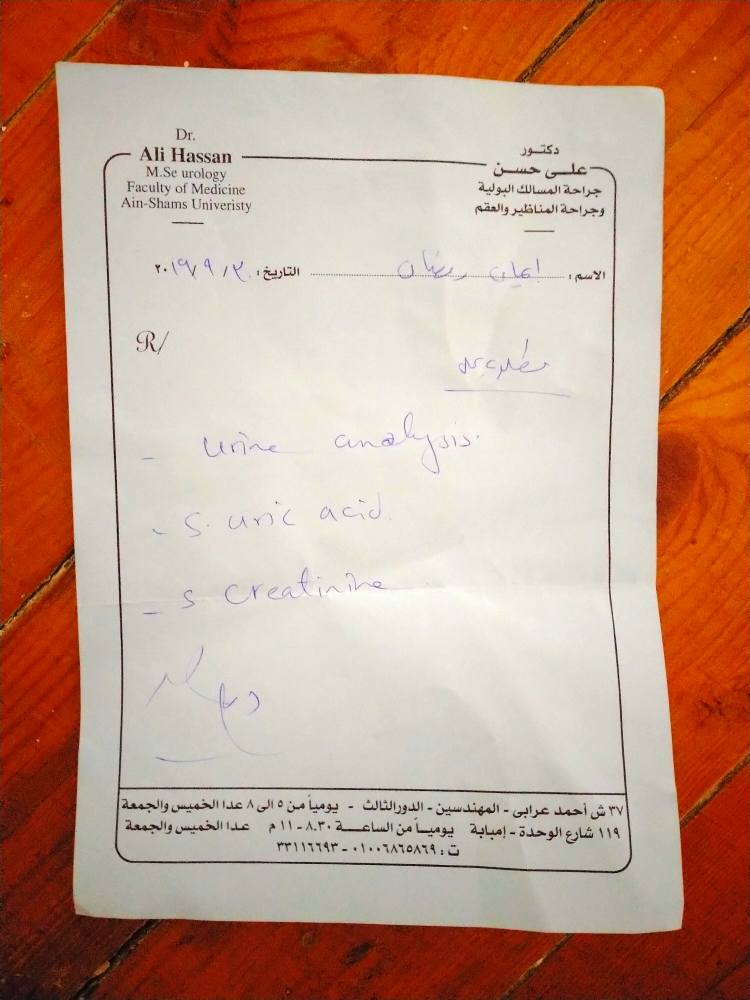
#> input picture e.jpg, 3000 x 4000 px (shown at 1/4 size)
$ python 'new app.py'
#> lines starting #> are read from the running program, lines starting #| are printed output that depends on the picture; after the words box and inside, x2 and y2 are one past the last pixel; in counts of white or black regions, pixels touching at a corner belong together
from skimage.filters import threshold_local
import numpy as np
import cv2
import imutils


# =============== Functions to help ============================
# function to order points to proper rectangle
def order_points(pts):

    rect = np.zeros((4, 2), dtype="float32")
    s = pts.sum(axis=1)
    rect[0] = pts[np.argmin(s)]
    rect[2] = pts[np.argmax(s)]
    diff = np.diff(pts, axis=1)
    rect[1] = pts[np.argmin(diff)]
    rect[3] = pts[np.argmax(diff)]
    return rect

# function to transform image to four points
def four_point_transform(image, pts):
    rect = order_points(pts)
    (tl, tr, br, bl) = rect
    widthA = np.sqrt(((br[0] - bl[0]) ** 2) + ((br[1] - bl[1]) ** 2))
    widthB = np.sqrt(((tr[0] - tl[0]) ** 2) + ((tr[1] - tl[1]) ** 2))
    maxWidth = max(int(widthA), int(widthB))
    heightA = np.sqrt(((tr[0] - br[0]) ** 2) + ((tr[1] - br[1]) ** 2))
    heightB = np.sqrt(((tl[0] - bl[0]) ** 2) + ((tl[1] - bl[1]) ** 2))
    maxHeight = max(int(heightA), int(heightB))

    dst = np.array(
        [
            [0, 0],
            [maxWidth - 1, 0],
            [maxWidth - 1, maxHeight - 1],
            [0, maxHeight - 1],
        ],
        dtype="float32",
    )
    M = cv2.getPerspectiveTransform(rect, dst)
    warped = cv2.warpPerspective(image, M, (maxWidth, maxHeight))

    # return the warped image
    return warped

def findLargestCountours(cntList, cntWidths):
    newCntList = []
    newCntWidths = []

    # finding 1st largest rectangle
    first_largest_cnt_pos = cntWidths.index(max(cntWidths))

    # adding it in new
    newCntList.append(cntList[first_largest_cnt_pos])
    newCntWidths.append(cntWidths[first_largest_cnt_pos])

    # removing it from old
    cntList.pop(first_largest_cnt_pos)
    cntWidths.pop(first_largest_cnt_pos)

    # finding second largest rectangle
    seccond_largest_cnt_pos = cntWidths.index(max(cntWidths))

    # adding it in new
    newCntList.append(cntList[seccond_largest_cnt_pos])
    newCntWidths.append(cntWidths[seccond_largest_cnt_pos])

    # removing it from old
    cntList.pop(seccond_largest_cnt_pos)
    cntWidths.pop(seccond_largest_cnt_pos)

    return newCntList, newCntWidths

image = cv2.imread('e.jpg')
#> image is the input picture: shape (4000, 3000, 3); mean B, G, R 134.6, 155.4, 194.4
ratio = image.shape[0] / 500.0
#> ratio = 8
orig = image.copy()
image = imutils.resize(image, height = 500)
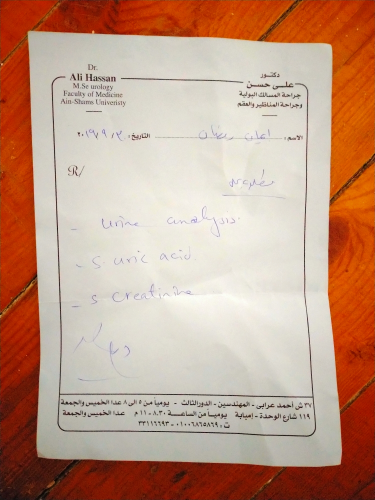
#> image: shape (500, 375, 3); mean B, G, R 134.6, 155.4, 194.4
gray = cv2.cvtColor(image, cv2.COLOR_BGR2GRAY)
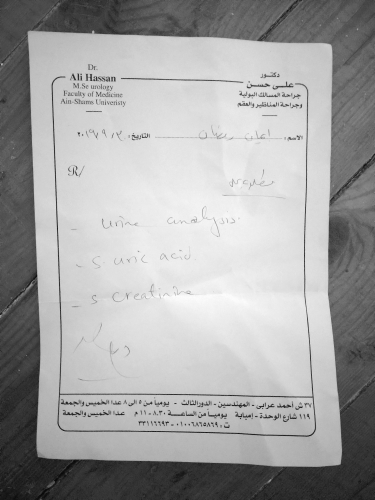
#> gray: shape (500, 375); min 8, max 252, mean 164.7
gray = cv2.bilateralFilter(gray, 11, 17, 17)  # 11  //TODO 11 FRO OFFLINE MAY NEED TO TUNE TO 5 FOR ONLINE
gray = cv2.medianBlur(gray, 5)
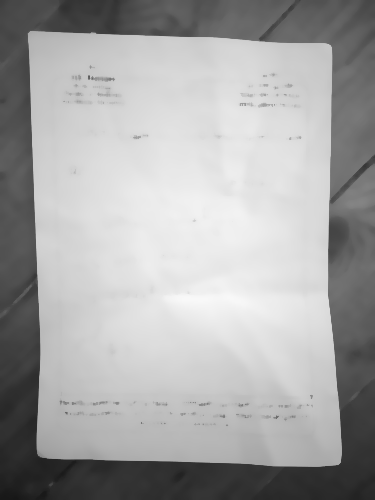
#> gray: shape (500, 375); min 23, max 248, mean 166.7
edged = cv2.Canny(gray, 30, 400)
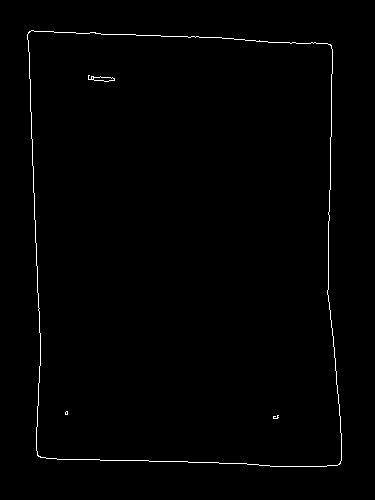
#> edged: shape (500, 375); 0.82% white in thin lines or dots, all inside (x1, y1, x2, y2) = (27, 30, 342, 467)

countours, hierarcy = cv2.findContours(edged, cv2.RETR_LIST, cv2.CHAIN_APPROX_NONE)
#> countours = 8 contours, 4 with area under 20; largest, box (x1, y1, x2, y2) and area: (27, 30, 342, 467) 126464, (27, 30, 342, 467) 126456, (88, 75, 115, 82) 74, (93, 76, 115, 82) 64
imageCopy = image.copy()
# approximate the contour
cnts = sorted(countours, key=cv2.contourArea, reverse=True)
#> cnts has the same summary as countours
screenCntList = []
scrWidths = []
for cnt in cnts:
    peri = cv2.arcLength(cnt, True)  # cnts[1] always rectangle O.o
    approx = cv2.approxPolyDP(cnt, 0.02 * peri, True)
    screenCnt = approx

    if len(screenCnt) == 4:
        (X, Y, W, H) = cv2.boundingRect(cnt)
        screenCntList.append(screenCnt)
        scrWidths.append(W)
#> this loop made 8 passes
#> (peri, screenCnt, X, Y, W, H) on passes 1 to 2: (1483.9, [[29, 31], [37, 455], [339, 464], [331, 45]], 27, 30, 315, 437), (1480.7, [[31, 30], [331, 46], [337, 465], [37, 454]], 27, 30, 315, 437)
#> peri on passes 3 to 8: 68.97, 47.56, 9.41, 7.66, 7.66, 22.49
#> after the loop, scrWidths = [315, 315]; screenCntList = 2 contours; box (x1, y1, x2, y2) and area: (29, 31, 340, 465) 127201, (31, 30, 338, 466) 126369


screenCntList, scrWidths = findLargestCountours(screenCntList, scrWidths)
#> in findLargestCountours, `first_largest_cnt_pos = cntWidths.index(max(cntWidths))`: first_largest_cnt_pos = 0


if not len(screenCntList) >= 2:  # there is no rectangle found
    print("No rectangle found")
elif scrWidths[0] != scrWidths[1]:  # mismatch in rect
    print("Mismatch in rectangle")


pts = screenCntList[0].reshape(4, 2)
#> pts = [[29, 31], [37, 455], [339, 464], [331, 45]]
rect = order_points(pts)
#> in order_points, `s = pts.sum(axis=1)`: s = [60, 492, 803, 376]
#> in order_points, `diff = np.diff(pts, axis=1)`: diff = [2, 418, 125, -286]
#> rect = [[29, 31], [331, 45], [339, 464], [37, 455]]


warped = four_point_transform(orig, screenCntList[0].reshape(4, 2) * ratio)
#> in four_point_transform, `rect = order_points(pts)`: rect = [[232, 248], [2648, 360], [2712, 3712], [296, 3640]]
#> in four_point_transform, `(tl, tr, br, bl) = rect`: tl = [232, 248]; tr = [2648, 360]; br = [2712, 3712]; bl = [296, 3640]
#> in four_point_transform, `widthA = np.sqrt(((br[0] - bl[0]) ** 2) + ((br[1] - bl[1]) ** 2))`: widthA = 2417.1
#> in four_point_transform, `widthB = np.sqrt(((tr[0] - tl[0]) ** 2) + ((tr[1] - tl[1]) ** 2))`: widthB = 2418.6
#> in four_point_transform, `maxWidth = max(int(widthA), int(widthB))`: maxWidth = 2418
#> in four_point_transform, `heightA = np.sqrt(((tr[0] - br[0]) ** 2) + ((tr[1] - br[1]) ** 2))`: heightA = 3352.6
#> in four_point_transform, `heightB = np.sqrt(((tl[0] - bl[0]) ** 2) + ((tl[1] - bl[1]) ** 2))`: heightB = 3392.6
#> in four_point_transform, `maxHeight = max(int(heightA), int(heightB))`: maxHeight = 3392
#> in four_point_transform, `dst = np.array( [ [0, 0], [maxWidth - 1, 0], [maxWidth - 1, maxHeight ..`: dst = [[0, 0], [2417, 0], [2417, 3391], [0, 3391]]
#> in four_point_transform, `M = cv2.getPerspectiveTransform(rect, dst)`: M = [[0.988, -0.0186, -224.7], [-0.0463, 1, -237.2], [-4.89e-06, 1.85e-07, 1]]
#> in four_point_transform, `warped = cv2.warpPerspective(image, M, (maxWidth, maxHeight))`:
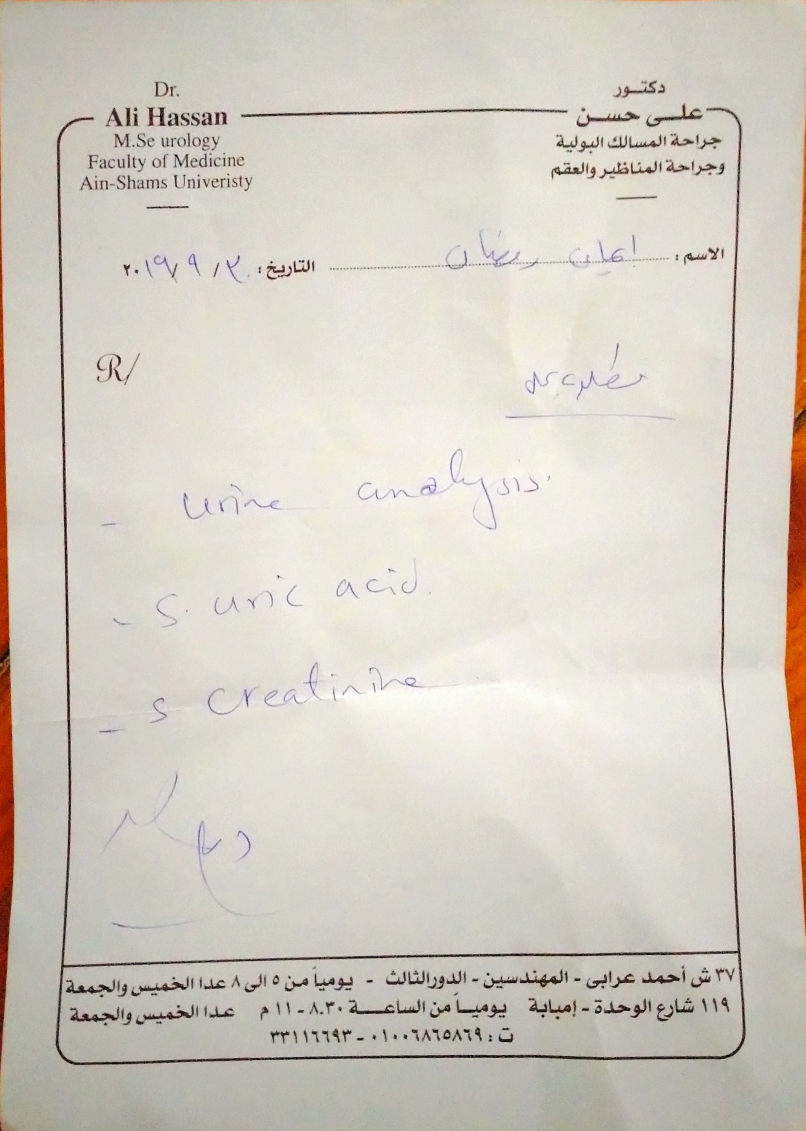
#> warped: shape (3392, 2418, 3) (shown at 1/3 size); mean B, G, R 195.1, 205.7, 211.3
# convert the warped image to grayscale, then threshold it
# to give it that 'black and white' paper effect
warped = cv2.cvtColor(warped, cv2.COLOR_BGR2GRAY)
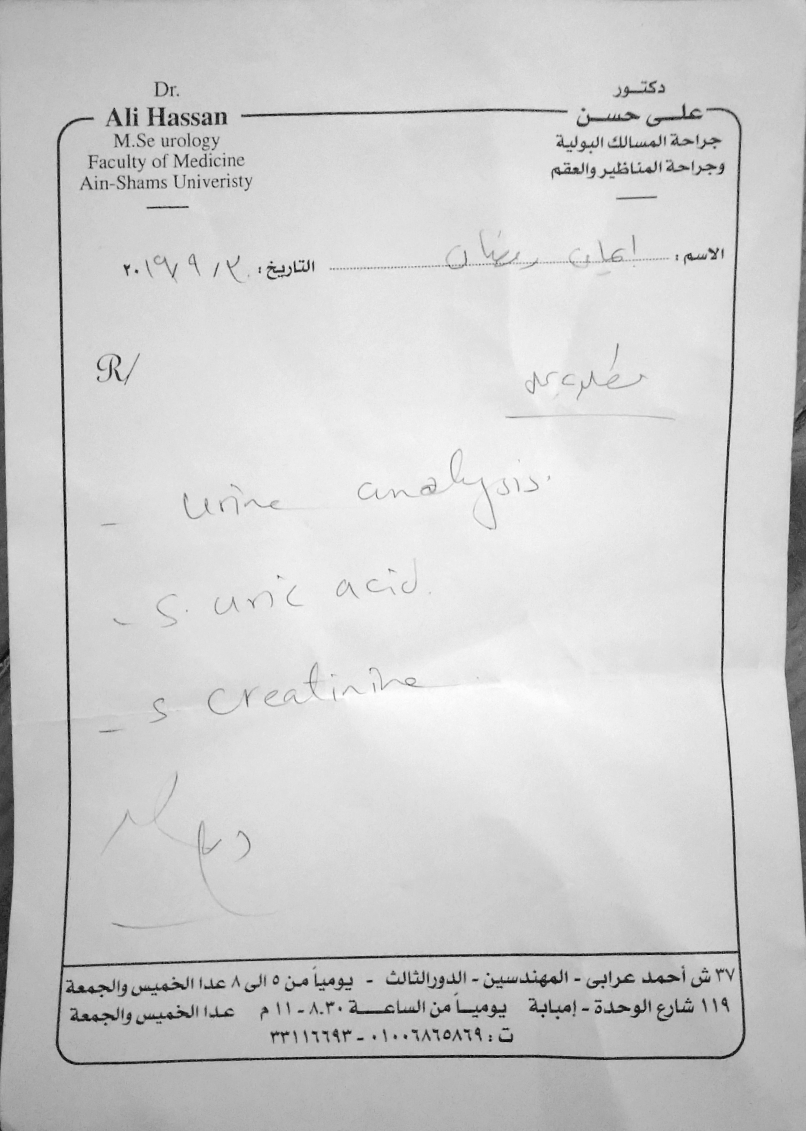
#> warped: shape (3392, 2418) (shown at 1/3 size); min 0, max 255, mean 206.1
T = threshold_local(warped, 11, offset = 10, method = "gaussian")
warped = (warped > T).astype("uint8") * 255
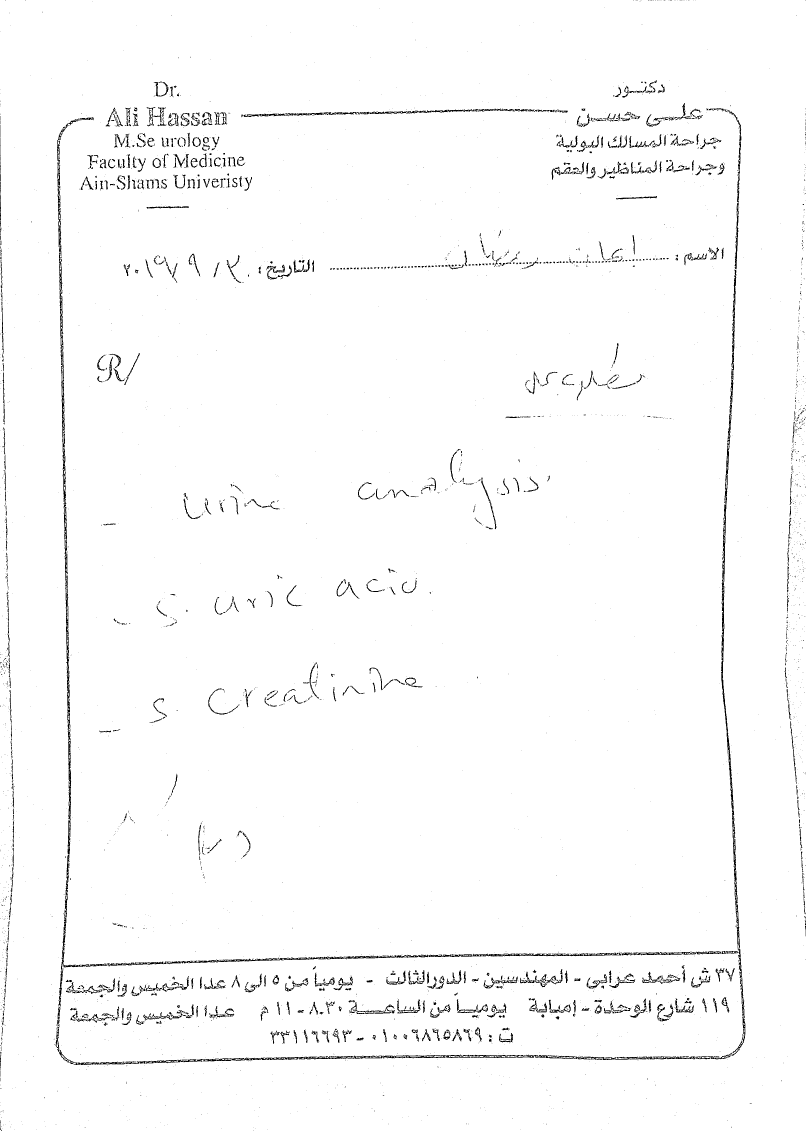
#> warped: shape (3392, 2418) (shown at 1/3 size); 98.1% white; 3650 black regions (2839 under 20 px), largest, box (x1, y1, x2, y2) and area: (2163, 809, 2227, 2935) 10807, (175, 1758, 491, 3021) 7909, (171, 385, 204, 1776) 7244

    # show the original and warped images

cv2.imshow("Original", image)
#imutils.resize(warped, height = 650)
cv2.imshow("warp", warped )
cv2.waitKey(0)
